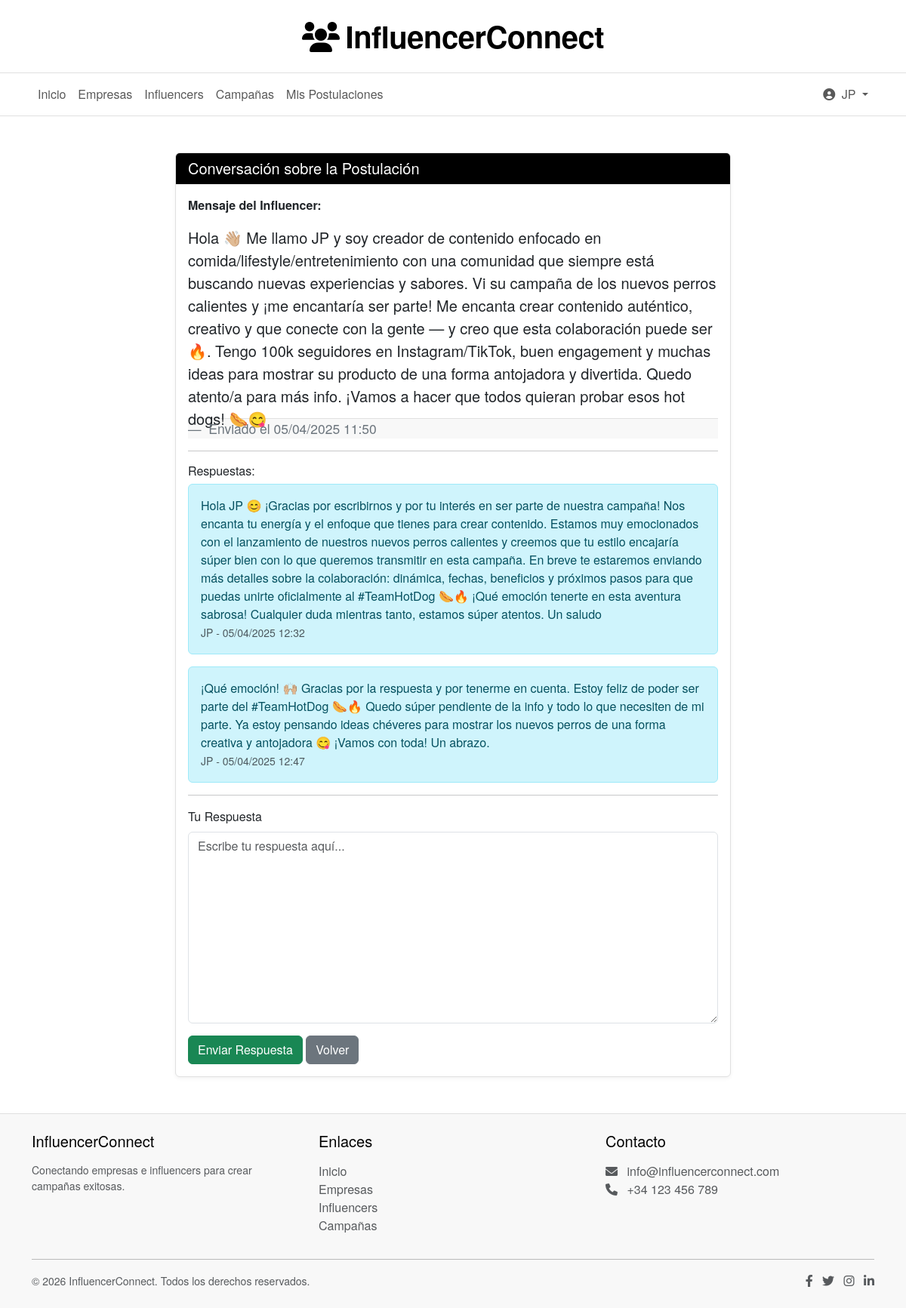
The page /campaigns/1/respond/ (signed in) on the database its author committed.
### users/models.py (models this page shows, shortened)
class CustomUser(AbstractUser):
    USER_TYPE_CHOICES = (
        ('empresa', 'Empresa'),
        ('influencer', 'Influencer'),
    )
    email = models.EmailField(_('email address'), unique=True)
    user_type = models.CharField(max_length=10, choices=USER_TYPE_CHOICES)
    profile_picture = models.ImageField(upload_to='profile_pictures/', blank=True, null=True)
    USERNAME_FIELD = 'email'
    REQUIRED_FIELDS = ['username', 'user_type']

### campaigns/models.py (models this page shows, shortened)
class Application(models.Model):
    campaign = models.ForeignKey(
        Campaign,
        on_delete=models.CASCADE,
        related_name='applications'
    )
    influencer = models.ForeignKey(
        settings.AUTH_USER_MODEL,
        on_delete=models.CASCADE,
        limit_choices_to={'user_type': 'influencer'}
    )
    message = models.TextField()
    created_at = models.DateTimeField(auto_now_add=True)

class Response(models.Model):
    application = models.ForeignKey(
        Application,
        on_delete=models.CASCADE,
        related_name='responses'
    )
    user = models.ForeignKey(
        settings.AUTH_USER_MODEL,
        on_delete=models.CASCADE
    )
    content = models.TextField()
    created_at = models.DateTimeField(auto_now_add=True)

### campaigns/views.py (the view)
# urls.py: path('<int:application_id>/respond/', views.respond_to_application, name='respond_to_application'),
@login_required
def respond_to_application(request, application_id):
    application = get_object_or_404(Application, id=application_id)
    if request.user != application.campaign.company and request.user != application.influencer:
        return redirect('campaigns:campaign_list')
    if request.method == 'POST':
        form = ResponseForm(request.POST)
        if form.is_valid():
            response = form.save(commit=False)
            response.application = application
            response.user = request.user
            response.save()
            return redirect('campaigns:respond_to_application', application_id=application.id)
    else:
        form = ResponseForm()
    return render(request, 'campaigns/respond_to_application.html', {
        'form': form,
        'application': application,
        'responses': application.responses.all()
    })

### campaigns/forms.py
class ResponseForm(forms.ModelForm):
    class Meta:
        model = Response
        fields = ['content']
        widgets = {
            'content': forms.Textarea(attrs={'class': 'form-control', 'placeholder': 'Escribe tu respuesta aquí...'}),
        }

### campaigns/templatetags/form_tags.py (called while the page is built)
@register.filter
def add_class(field, css_class):
    return field.as_widget(attrs={"class": css_class})

### templates/campaigns/respond_to_application.html (shortened to what this page needs)
{% extends 'base.html' %}
{% load form_tags %}
{% block content %}
<div class="container mt-5">
    <div class="row justify-content-center">
        <div class="col-md-8">
            <div class="card">
                <div class="card-header bg-primary text-white">
                    <h5 class="mb-0">Conversación sobre la Postulación</h5>
                </div>
                <div class="card-body">
                    <p><strong>Mensaje del Influencer:</strong></p>
                    <blockquote class="blockquote">
                        <p class="mb-0">{{ application.message }}</p>
                        <footer class="blockquote-footer">
                            Enviado el {{ application.created_at|date:"d/m/Y H:i" }}
                        </footer>
                    </blockquote>
                    <hr>
                    <h6>Respuestas:</h6>
                    {% for response in responses %}
                        <div class="alert {% if response.user == application.campaign.company %}alert-secondary{% else %}alert-info{% endif %}">
                            <p class="mb-0">{{ response.content }}</p>
                            <small class="text-muted">
                                {{ response.user.username }} - {{ response.created_at|date:"d/m/Y H:i" }}
                            </small>
                        </div>
                    {% empty %}
                        <p class="text-muted">No hay respuestas aún.</p>
                    {% endfor %}
                    <hr>
                    <form method="post">
                        <div class="mb-3">
                            <label for="id_content" class="form-label">Tu Respuesta</label>
                            {{ form.content|add_class:"form-control" }}
                        </div>
                        <button type="submit" class="btn btn-success">Enviar Respuesta</button>
                        <a href="{% url 'campaigns:campaign_list' %}" class="btn btn-secondary">Volver</a>
                    </form>
                </div>
            </div>
        </div>
    </div>
</div>
{% endblock %}

### templates/base.html (shortened to what this page needs)
<!DOCTYPE html>
<html lang="es">
<head>
    <link href="https://cdn.jsdelivr.net/npm/bootstrap@5.3.0-alpha1/dist/css/bootstrap.min.css" rel="stylesheet">
    <link href="https://cdn.jsdelivr.net/npm/bootstrap@5.3.0/dist/css/bootstrap.min.css" rel="stylesheet">
    <link rel="stylesheet" href="https://cdnjs.cloudflare.com/ajax/libs/font-awesome/6.0.0/css/all.min.css">
</head>
<body>
    <header class="site-header">
        <div class="container">
            <h1 class="site-title">
                <i class="fas fa-users"></i>InfluencerConnect
            </h1>
        </div>
    </header>
    <nav class="main-navigation navbar navbar-expand-lg navbar-light">
        <div class="container">
            <div class="collapse navbar-collapse" id="navbarNav">
                <ul class="navbar-nav me-auto">
                    <li class="nav-item">
                        <a class="nav-link" href="{% url 'home' %}">Inicio</a>
                    </li>
                    <li class="nav-item">
                        <a class="nav-link" href="{% url 'profiles:company_list' %}">Empresas</a>
                    </li>
                    <li class="nav-item">
                        <a class="nav-link" href="{% url 'profiles:influencer_list' %}">Influencers</a>
                    </li>
                    <li class="nav-item">
                        <a class="nav-link" href="{% url 'campaigns:campaign_list' %}">Campañas</a>
                    </li>
                    {% if user.is_authenticated and user.user_type == 'influencer' %}
                        <li class="nav-item">
                            <a class="nav-link" href="{% url 'campaigns:influencer_applications' %}">Mis Postulaciones</a>
                        </li>
                    {% endif %}
                </ul>
                <ul class="navbar-nav">
                    {% if user.is_authenticated %}
                        <li class="nav-item dropdown">
                            <a class="nav-link dropdown-toggle" href="#" id="navbarDropdown" role="button" data-bs-toggle="dropdown">
                                <i class="fas fa-user-circle me-1"></i>
                                {{ user.username }}
                            </a>
                        </li>
                    {% endif %}
                </ul>
            </div>
        </div>
    </nav>
    {% block content %}{% endblock %}
    <footer class="py-4 mt-5">
        <div class="container">
            <div class="row">
                <div class="col-md-4 mb-3 mb-md-0">
                    <h5 class="mb-3">InfluencerConnect</h5>
                    <p class="small text-muted">Conectando empresas e influencers para crear campañas exitosas.</p>
                </div>
                <div class="col-md-4 mb-3 mb-md-0">
                    <h5 class="mb-3">Enlaces</h5>
                    <ul class="list-unstyled">
                        <li><a href="{% url 'home' %}" class="text-decoration-none text-muted">Inicio</a></li>
                        <li><a href="{% url 'profiles:company_list' %}" class="text-decoration-none text-muted">Empresas</a></li>
                        <li><a href="{% url 'profiles:influencer_list' %}" class="text-decoration-none text-muted">Influencers</a></li>
                        <li><a href="{% url 'campaigns:campaign_list' %}" class="text-decoration-none text-muted">Campañas</a></li>
                    </ul>
                </div>
                <div class="col-md-4">
                    <h5 class="mb-3">Contacto</h5>
                    <ul class="list-unstyled text-muted">
                        <li><i class="fas fa-envelope me-2"></i> info@influencerconnect.com</li>
                        <li><i class="fas fa-phone me-2"></i> +34 123 456 789</li>
                    </ul>
                </div>
            </div>
            <hr>
            <div class="d-flex justify-content-between align-items-center">
                <p class="small text-muted mb-0">&copy; {% now "Y" %} InfluencerConnect. Todos los derechos reservados.</p>
                <div>
                    <a href="#" class="text-muted me-2"><i class="fab fa-facebook-f"></i></a>
                    <a href="#" class="text-muted me-2"><i class="fab fa-twitter"></i></a>
                    <a href="#" class="text-muted me-2"><i class="fab fa-instagram"></i></a>
                    <a href="#" class="text-muted"><i class="fab fa-linkedin-in"></i></a>
                </div>
            </div>
        </div>
    </footer>
</body>
</html>

### templates/base.html (style rules this page uses)
:root { --primary-color: #000000; --primary-hover: #333333; --secondary-color: #666666; --background-color: #ffffff; --text-color: #000000; --border-color: #e0e0e0; }
body { font-family: 'Helvetica Neue', Arial, sans-serif; color: var(--text-color); background-color: var(--background-color); }
.bg-primary { background-color: var(--primary-color) !important; }
.site-header { text-align: center; padding: 1.5rem 0; background-color: var(--background-color); border-bottom: 1px solid var(--border-color); }
.site-title { font-size: 2.5rem; font-weight: 700; color: var(--primary-color); margin: 0; letter-spacing: -0.5px; }
.site-title i { margin-right: 0.5rem; }
.main-navigation { background-color: var(--background-color); border-bottom: 1px solid var(--border-color); }
.card { border: 1px solid var(--border-color); box-shadow: 0 2px 5px rgba(0,0,0,0.05) !important; }
footer { background-color: #f8f8f8 !important; border-top: 1px solid var(--border-color) !important; }

### rows shown on the page
CustomUser: username "JP"
Application: message "Hola 👋🏼 Me llamo JP y soy creador de contenido enfocado en comida/lifestyle/entretenimiento con una comunidad que siempre está buscando nuevas experiencias y sabores. Vi su campaña de los nuevos perros calientes y ¡me encantaría ser parte! Me encanta crear contenido auténtico, creativo y que conecte con la gente — y creo que esta colaboración puede ser 🔥. Tengo 100k seguidores en Instagram/TikTok, buen engagement y muchas ideas para mostrar su producto de una forma antojadora y divertida. Quedo atento/a para más info. ¡Vamos a hacer que todos quieran probar esos hot…", created_at "05/04/2025 11:50"
Response: content "Hola JP 😊 ¡Gracias por escribirnos y por tu interés en ser parte de nuestra campaña! Nos encanta tu energía y el enfoque que tienes para crear contenido. Estamos muy emocionados con el lanzamiento de nuestros nuevos perros calientes y creemos que tu estilo encajaría súper bien con lo que queremos transmitir en esta campaña. En breve te estaremos enviando más detalles sobre la colaboración: dinámica, fechas, beneficios y próximos pasos para que puedas unirte oficialmente al #TeamHotDog 🌭🔥 ¡Qué emoción tenerte en esta aventura sabrosa! Cualquier duda mientras tanto, estamos súper atentos. Un saludo", user.username "JP", created_at "05/04/2025 12:32"
Response: content "¡Qué emoción! 🙌🏼 Gracias por la respuesta y por tenerme en cuenta. Estoy feliz de poder ser parte del #TeamHotDog 🌭🔥 Quedo súper pendiente de la info y todo lo que necesiten de mi parte. Ya estoy pensando ideas chéveres para mostrar los nuevos perros de una forma creativa y antojadora 😋 ¡Vamos con toda! Un abrazo.", user.username "JP", created_at "05/04/2025 12:47"
